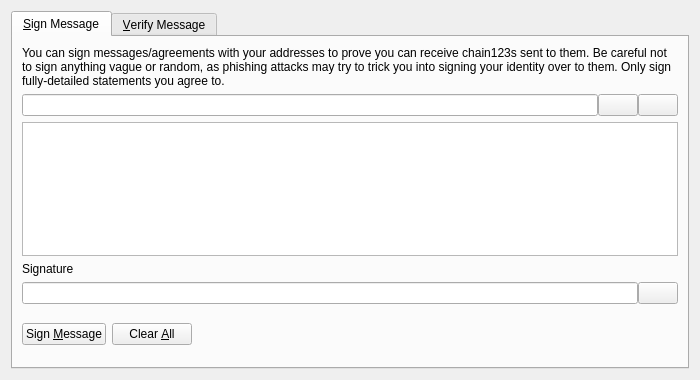
<?xml version="1.0" encoding="UTF-8"?>
<ui version="4.0">
 <class>SignVerifyMessageDialog</class>
 <widget class="QDialog" name="SignVerifyMessageDialog">
  <property name="geometry">
   <rect>
    <x>0</x>
    <y>0</y>
    <width>700</width>
    <height>380</height>
   </rect>
  </property>
  <property name="windowTitle">
   <string>Signatures - Sign / Verify a Message</string>
  </property>
  <property name="modal">
   <bool>true</bool>
  </property>
  <layout class="QVBoxLayout" name="verticalLayout">
   <item>
    <widget class="QTabWidget" name="tabWidget">
     <property name="currentIndex">
      <number>0</number>
     </property>
     <widget class="QWidget" name="tabSignMessage">
      <attribute name="title">
       <string>&amp;Sign Message</string>
      </attribute>
      <layout class="QVBoxLayout" name="verticalLayout_SM">
       <item>
        <widget class="QLabel" name="infoLabel_SM">
         <property name="text">
          <string>You can sign messages/agreements with your addresses to prove you can receive chain123s sent to them. Be careful not to sign anything vague or random, as phishing attacks may try to trick you into signing your identity over to them. Only sign fully-detailed statements you agree to.</string>
         </property>
         <property name="textFormat">
          <enum>Qt::PlainText</enum>
         </property>
         <property name="wordWrap">
          <bool>true</bool>
         </property>
        </widget>
       </item>
       <item>
        <layout class="QHBoxLayout" name="horizontalLayout_1_SM">
         <property name="spacing">
          <number>0</number>
         </property>
         <item>
          <widget class="QValidatedLineEdit" name="addressIn_SM">
           <property name="toolTip">
            <string>The Chain123 address to sign the message with</string>
           </property>
          </widget>
         </item>
         <item>
          <widget class="QPushButton" name="addressBookButton_SM">
           <property name="toolTip">
            <string>Choose previously used address</string>
           </property>
           <property name="text">
            <string/>
           </property>
           <property name="icon">
            <iconset resource="../bitcoin.qrc">
             <normaloff>:/icons/address-book</normaloff>:/icons/address-book</iconset>
           </property>
           <property name="shortcut">
            <string>Alt+A</string>
           </property>
           <property name="autoDefault">
            <bool>false</bool>
           </property>
          </widget>
         </item>
         <item>
          <widget class="QPushButton" name="pasteButton_SM">
           <property name="toolTip">
            <string>Paste address from clipboard</string>
           </property>
           <property name="text">
            <string/>
           </property>
           <property name="icon">
            <iconset resource="../bitcoin.qrc">
             <normaloff>:/icons/editpaste</normaloff>:/icons/editpaste</iconset>
           </property>
           <property name="shortcut">
            <string>Alt+P</string>
           </property>
           <property name="autoDefault">
            <bool>false</bool>
           </property>
          </widget>
         </item>
        </layout>
       </item>
       <item>
        <widget class="QPlainTextEdit" name="messageIn_SM">
         <property name="toolTip">
          <string>Enter the message you want to sign here</string>
         </property>
        </widget>
       </item>
       <item>
        <widget class="QLabel" name="signatureLabel_SM">
         <property name="text">
          <string>Signature</string>
         </property>
         <property name="textFormat">
          <enum>Qt::PlainText</enum>
         </property>
        </widget>
       </item>
       <item>
        <layout class="QHBoxLayout" name="horizontalLayout_2_SM">
         <property name="spacing">
          <number>0</number>
         </property>
         <item>
          <widget class="QLineEdit" name="signatureOut_SM">
           <property name="font">
            <font>
             <italic>true</italic>
            </font>
           </property>
           <property name="readOnly">
            <bool>true</bool>
           </property>
          </widget>
         </item>
         <item>
          <widget class="QPushButton" name="copySignatureButton_SM">
           <property name="toolTip">
            <string>Copy the current signature to the system clipboard</string>
           </property>
           <property name="text">
            <string/>
           </property>
           <property name="icon">
            <iconset resource="../bitcoin.qrc">
             <normaloff>:/icons/editcopy</normaloff>:/icons/editcopy</iconset>
           </property>
           <property name="autoDefault">
            <bool>false</bool>
           </property>
          </widget>
         </item>
        </layout>
       </item>
       <item>
        <layout class="QHBoxLayout" name="horizontalLayout_3_SM">
         <item>
          <widget class="QPushButton" name="signMessageButton_SM">
           <property name="toolTip">
            <string>Sign the message to prove you own this Chain123 address</string>
           </property>
           <property name="text">
            <string>Sign &amp;Message</string>
           </property>
           <property name="icon">
            <iconset resource="../bitcoin.qrc">
             <normaloff>:/icons/edit</normaloff>:/icons/edit</iconset>
           </property>
           <property name="autoDefault">
            <bool>false</bool>
           </property>
          </widget>
         </item>
         <item>
          <widget class="QPushButton" name="clearButton_SM">
           <property name="toolTip">
            <string>Reset all sign message fields</string>
           </property>
           <property name="text">
            <string>Clear &amp;All</string>
           </property>
           <property name="icon">
            <iconset resource="../bitcoin.qrc">
             <normaloff>:/icons/remove</normaloff>:/icons/remove</iconset>
           </property>
           <property name="autoDefault">
            <bool>false</bool>
           </property>
          </widget>
         </item>
         <item>
          <spacer name="horizontalSpacer_1_SM">
           <property name="orientation">
            <enum>Qt::Horizontal</enum>
           </property>
           <property name="sizeHint" stdset="0">
            <size>
             <width>40</width>
             <height>48</height>
            </size>
           </property>
          </spacer>
         </item>
         <item>
          <widget class="QLabel" name="statusLabel_SM">
           <property name="font">
            <font>
             <weight>75</weight>
             <bold>true</bold>
            </font>
           </property>
           <property name="text">
            <string/>
           </property>
           <property name="wordWrap">
            <bool>true</bool>
           </property>
          </widget>
         </item>
         <item>
          <spacer name="horizontalSpacer_2_SM">
           <property name="orientation">
            <enum>Qt::Horizontal</enum>
           </property>
           <property name="sizeHint" stdset="0">
            <size>
             <width>40</width>
             <height>48</height>
            </size>
           </property>
          </spacer>
         </item>
        </layout>
       </item>
      </layout>
     </widget>
     <widget class="QWidget" name="tabVerifyMessage">
      <attribute name="title">
       <string>&amp;Verify Message</string>
      </attribute>
      <layout class="QVBoxLayout" name="verticalLayout_VM">
       <item>
        <widget class="QLabel" name="infoLabel_VM">
         <property name="text">
          <string>Enter the receiver's address, message (ensure you copy line breaks, spaces, tabs, etc. exactly) and signature below to verify the message. Be careful not to read more into the signature than what is in the signed message itself, to avoid being tricked by a man-in-the-middle attack. Note that this only proves the signing party receives with the address, it cannot prove sendership of any transaction!</string>
         </property>
         <property name="textFormat">
          <enum>Qt::PlainText</enum>
         </property>
         <property name="alignment">
          <set>Qt::AlignLeading|Qt::AlignLeft|Qt::AlignTop</set>
         </property>
         <property name="wordWrap">
          <bool>true</bool>
         </property>
        </widget>
       </item>
       <item>
        <layout class="QHBoxLayout" name="horizontalLayout_1_VM">
         <property name="spacing">
          <number>0</number>
         </property>
         <item>
          <widget class="QValidatedLineEdit" name="addressIn_VM">
           <property name="toolTip">
            <string>The Chain123 address the message was signed with</string>
           </property>
          </widget>
         </item>
         <item>
          <widget class="QPushButton" name="addressBookButton_VM">
           <property name="toolTip">
            <string>Choose previously used address</string>
           </property>
           <property name="text">
            <string/>
           </property>
           <property name="icon">
            <iconset resource="../bitcoin.qrc">
             <normaloff>:/icons/address-book</normaloff>:/icons/address-book</iconset>
           </property>
           <property name="shortcut">
            <string>Alt+A</string>
           </property>
           <property name="autoDefault">
            <bool>false</bool>
           </property>
          </widget>
         </item>
        </layout>
       </item>
       <item>
        <widget class="QPlainTextEdit" name="messageIn_VM"/>
       </item>
       <item>
        <widget class="QValidatedLineEdit" name="signatureIn_VM"/>
       </item>
       <item>
        <layout class="QHBoxLayout" name="horizontalLayout_2_VM">
         <item>
          <widget class="QPushButton" name="verifyMessageButton_VM">
           <property name="toolTip">
            <string>Verify the message to ensure it was signed with the specified Chain123 address</string>
           </property>
           <property name="text">
            <string>Verify &amp;Message</string>
           </property>
           <property name="icon">
            <iconset resource="../bitcoin.qrc">
             <normaloff>:/icons/transaction_0</normaloff>:/icons/transaction_0</iconset>
           </property>
           <property name="autoDefault">
            <bool>false</bool>
           </property>
          </widget>
         </item>
         <item>
          <widget class="QPushButton" name="clearButton_VM">
           <property name="toolTip">
            <string>Reset all verify message fields</string>
           </property>
           <property name="text">
            <string>Clear &amp;All</string>
           </property>
           <property name="icon">
            <iconset resource="../bitcoin.qrc">
             <normaloff>:/icons/remove</normaloff>:/icons/remove</iconset>
           </property>
           <property name="autoDefault">
            <bool>false</bool>
           </property>
          </widget>
         </item>
         <item>
          <spacer name="horizontalSpacer_1_VM">
           <property name="orientation">
            <enum>Qt::Horizontal</enum>
           </property>
           <property name="sizeHint" stdset="0">
            <size>
             <width>40</width>
             <height>48</height>
            </size>
           </property>
          </spacer>
         </item>
         <item>
          <widget class="QLabel" name="statusLabel_VM">
           <property name="font">
            <font>
             <weight>75</weight>
             <bold>true</bold>
            </font>
           </property>
           <property name="text">
            <string/>
           </property>
           <property name="wordWrap">
            <bool>true</bool>
           </property>
          </widget>
         </item>
         <item>
          <spacer name="horizontalSpacer_2_VM">
           <property name="orientation">
            <enum>Qt::Horizontal</enum>
           </property>
           <property name="sizeHint" stdset="0">
            <size>
             <width>40</width>
             <height>48</height>
            </size>
           </property>
          </spacer>
         </item>
        </layout>
       </item>
      </layout>
     </widget>
    </widget>
   </item>
  </layout>
 </widget>
 <customwidgets>
  <customwidget>
   <class>QValidatedLineEdit</class>
   <extends>QLineEdit</extends>
   <header>qvalidatedlineedit.h</header>
  </customwidget>
 </customwidgets>
 <resources>
  <include location="../bitcoin.qrc"/>
 </resources>
 <connections/>
</ui>
